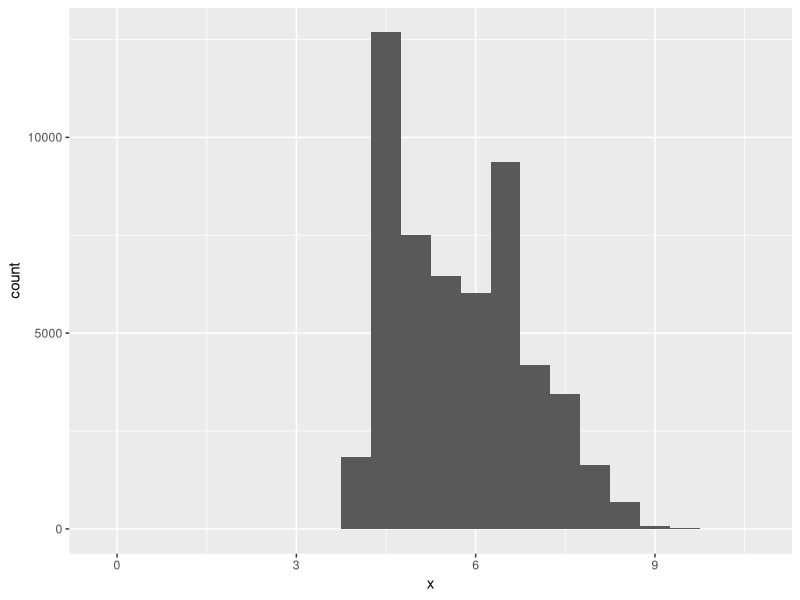
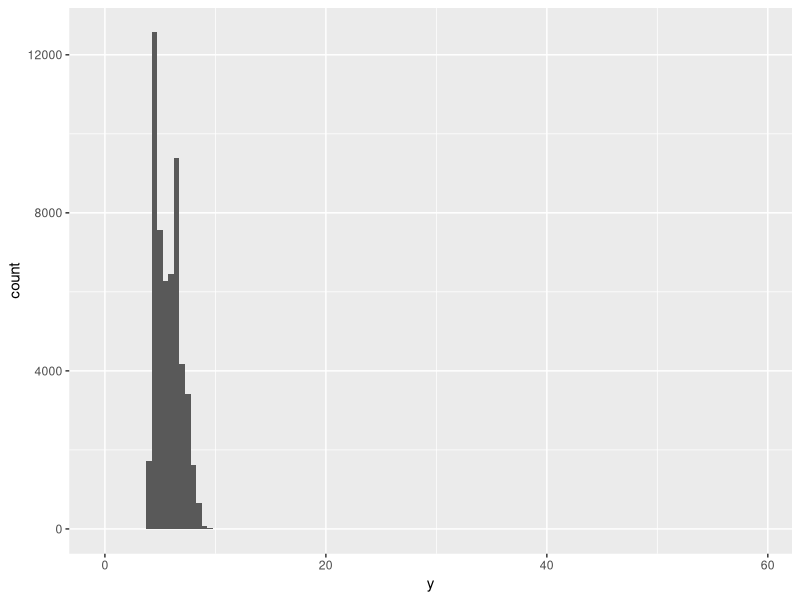
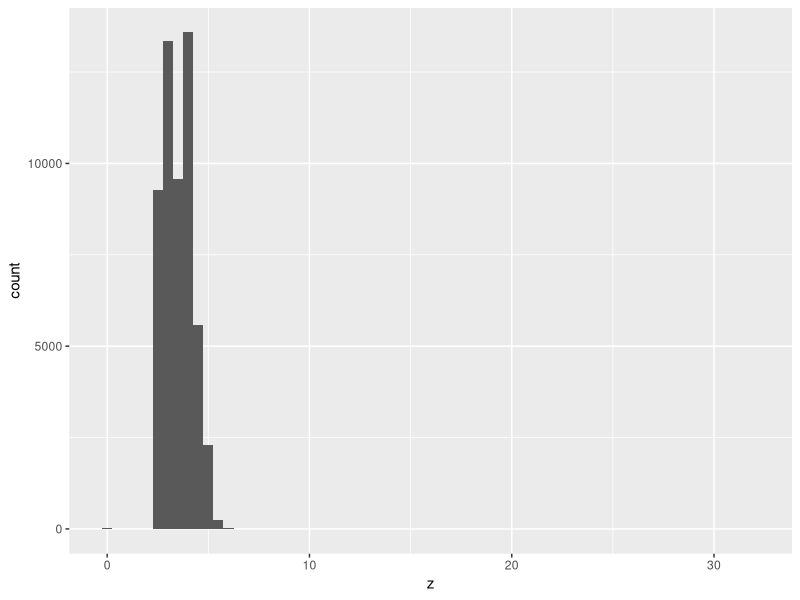
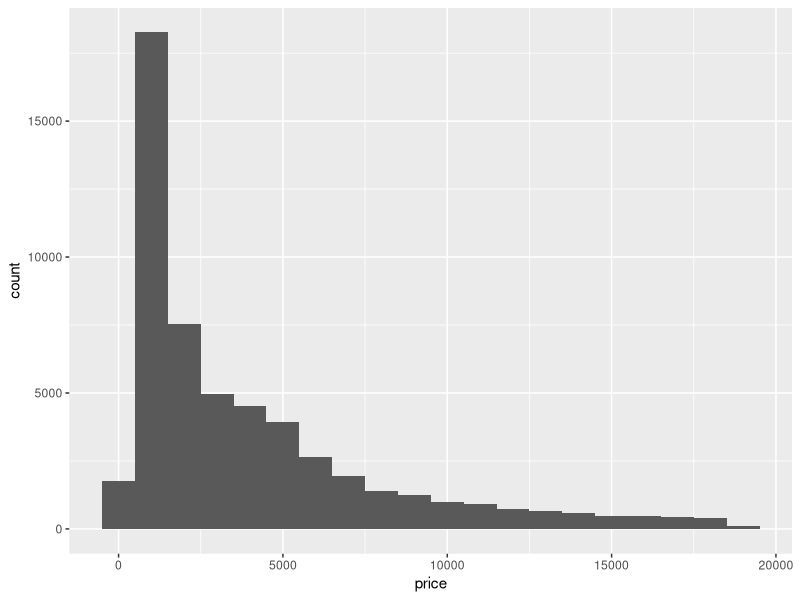
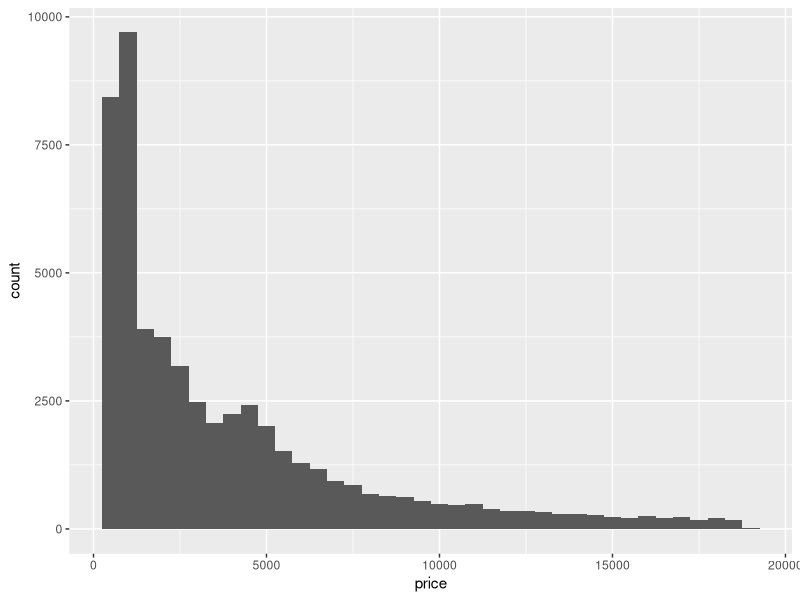
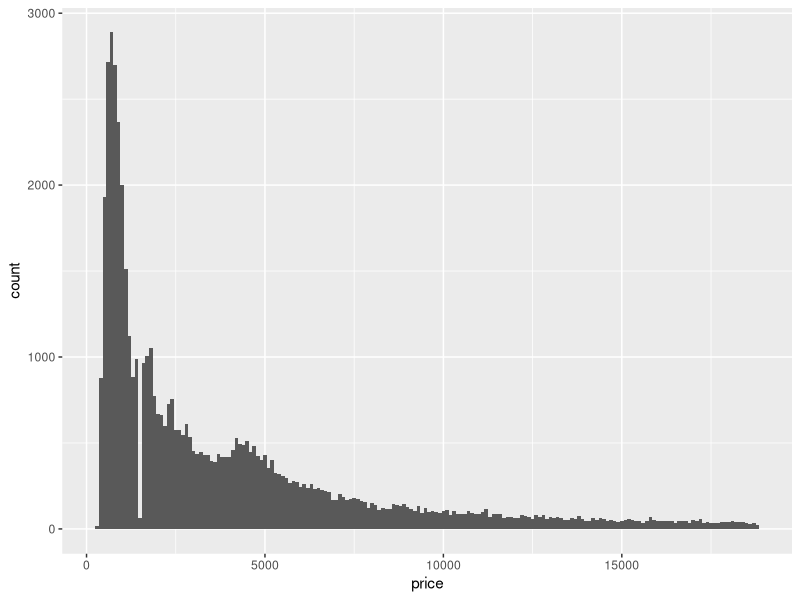
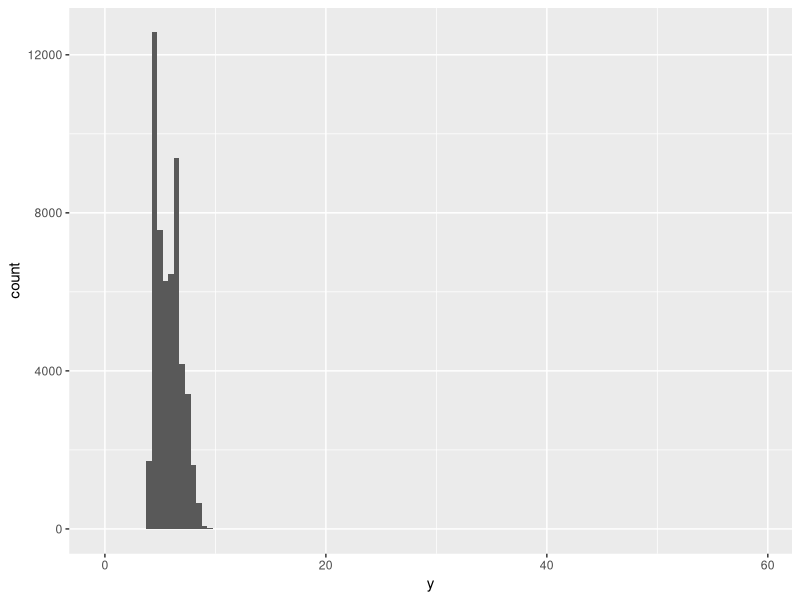
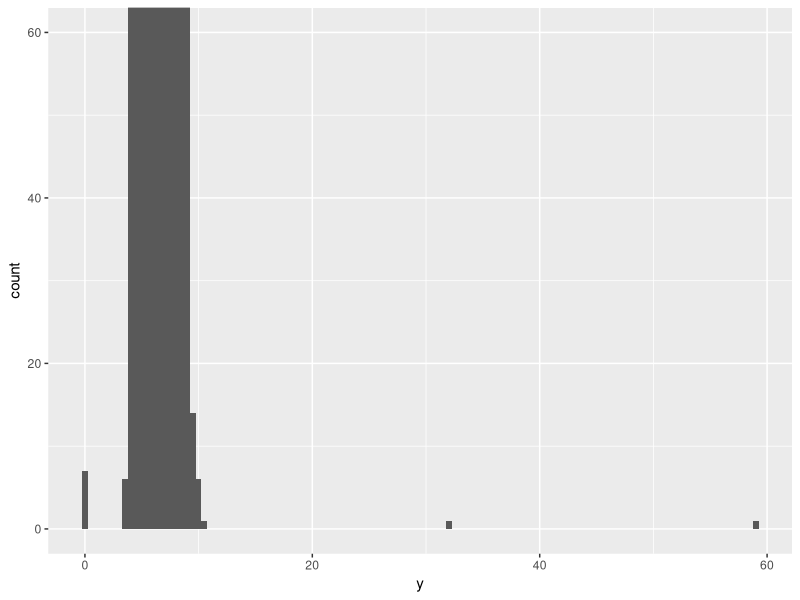

Write R code to recreate these figures, in order.
## ---- chunk 1
knitr::opts_chunk$set(echo = TRUE)
## ---- chunk 2
library(tidyverse)
## ---- chunk 3
ggplot(data = diamonds) + 
  geom_histogram(mapping = aes(x = x), binwidth = 0.5)
## ---- chunk 4
ggplot(data = diamonds) + 
  geom_histogram(mapping = aes(x = y), binwidth = 0.5)
## ---- chunk 5
ggplot(data = diamonds) + 
  geom_histogram(mapping = aes(x = z), binwidth = 0.5)
## ---- chunk 6
ggplot(data = diamonds) + 
  geom_histogram(mapping = aes(x = price), binwidth = 1000)
## ---- chunk 7
ggplot(data = diamonds) + 
  geom_histogram(mapping = aes(x = price), binwidth = 500)
## ---- chunk 8
ggplot(data = diamonds) + 
  geom_histogram(mapping = aes(x = price), binwidth = 100)
## ---- chunk 9
diamonds %>%
  filter(between(carat, 0.99, 1.00)) %>%
  group_by(carat) %>%
  count()
## ---- chunk 10
ggplot(diamonds) + 
  geom_histogram(mapping = aes(x = y), binwidth = 0.5)
## ---- chunk 11
ggplot(diamonds) + 
  geom_histogram(mapping = aes(x = y), binwidth = 0.5) +
  coord_cartesian(ylim = c(0,60))
## ---- chunk 12
ggplot(diamonds) + 
  geom_histogram(mapping = aes(x = y), binwidth = 0.5) +
  ylim(0,60)
## ---- chunk 13
diamonds %>% 
  mutate(cut = ifelse(cut == 'Fair', NA, cut)) %>%
  ggplot(aes(x=cut)) +
  geom_histogram()
## ---- chunk 14
diamonds %>% 
  mutate(cut = as.character(cut)) %>%
  mutate(cut = ifelse(cut == 'Fair', NA, cut)) %>%
  ggplot(aes(x=cut)) +
  geom_bar()
## ---- chunk 15
x <- c(1, 2, 3, NA)
mean(x)
mean(x, na.rm = TRUE)
